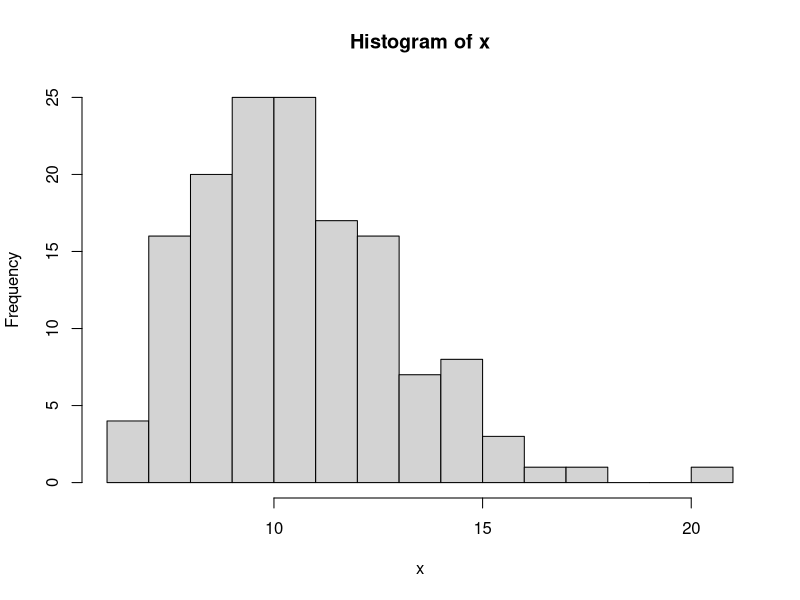
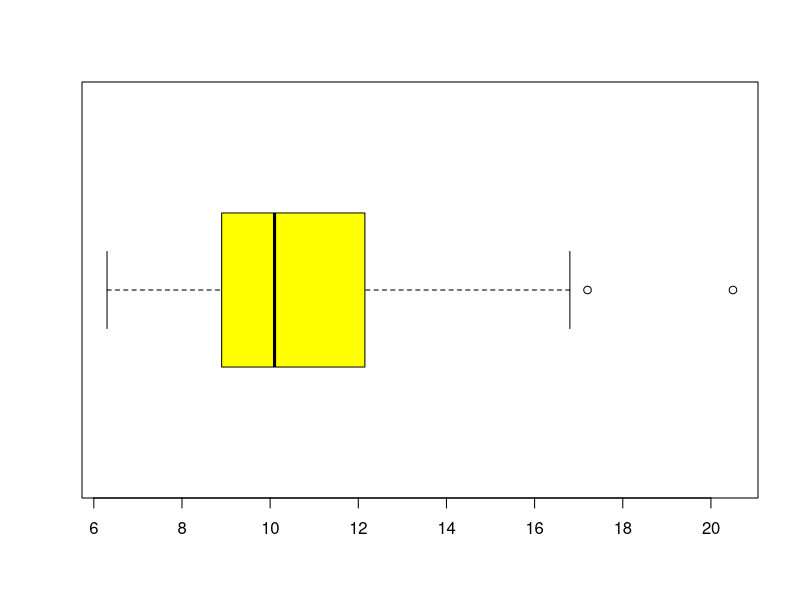
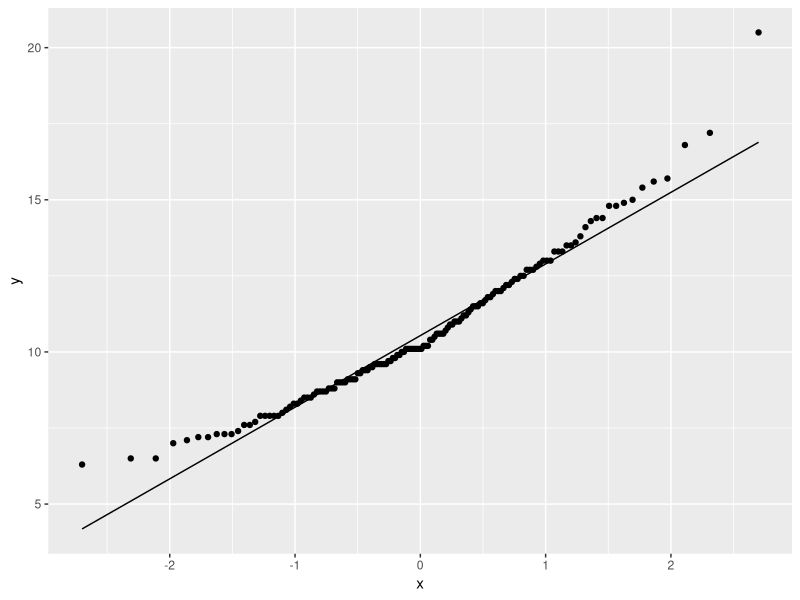
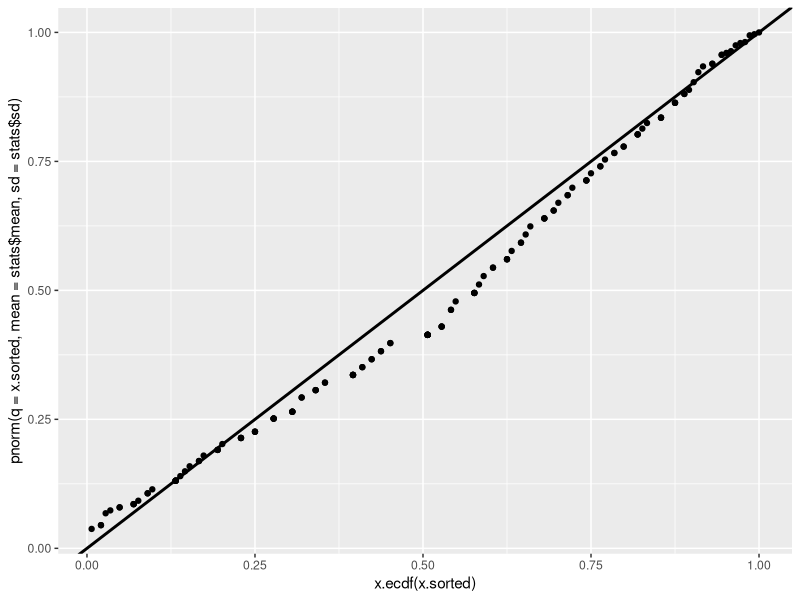

Reproduce these figures in R, in order.
# install tidyverse:
# install.packages("tidyverse")

# import tidyverse:
library(tidyverse)

# for kurtosis function:
# install.packages("e1071")
library(e1071)

# change working directory to that of cats.csv:
# setwd("C:/Users/NikitaSkybytskyi/Desktop/data-analysis")

# read .csv with header and store in memory as norm.data
norm.data <- read.csv(file = "cats.csv", header = TRUE, stringsAsFactors = FALSE)
# norm.data

# Bwt is body weight and Hwt is heart weight:
x <- norm.data$Hwt
# x

# we will sort x to simplify further plotting:
x.sorted = sort(x)
# x.sorted

# basic stat for further usage:
stats <- data.frame(mean = mean(x), sd = sd(x), range = range(x))

# histogram
hist(x, breaks = 20)

# box plot
boxplot(x, horizontal = TRUE, col = "yellow")

# q-q plot
ggplot(data = norm.data, mapping = aes(sample = x)) + stat_qq() + stat_qq_line()

# p-p plot
x.ecdf = ecdf(x.sorted)
ggplot(
  data = norm.data,
  mapping = aes(x = x.ecdf(x.sorted), y = pnorm(q = x.sorted, mean = stats$mean, sd = stats$sd))
) + geom_point() + geom_abline(intercept = 0, slope = 1, size = 1)

cat(sprintf("Mean = %.4f\n", stats$mean))
# Mean = 10.6306

cat(sprintf("Median = %.4f\n", median(x)))
# Median = 10.1000

# Mode is not applicable

cat(sprintf("Variance = %.4f\n", var(x)))
# Variance = 5.9275

cat(sprintf("Standard deviation = %.4f\n", stats$sd))
# Standard deviation = 2.4346

cat(sprintf("Coefficient of variation = %.4f\n", stats$sd / stats$mean))
# Coefficient of variation = 0.2290

cat(sprintf("Min value = %.4f\n", stats$range[1]))
# Min value = 6.3000

cat(sprintf("Max value = %.4f\n", stats$range[2]))
# Max value = 20.5000

cat(sprintf("Range = %.4f\n", stats$range[2] - stats$range[1]))
# Range of sample = 14.2000

cat(sprintf("Skewness = %.4f\n", skewness(x)))
# Skewness = 0.8214

cat(sprintf("Kurtosis = %.4f\n", kurtosis(x)))
# Kurtosis = 1.0253
